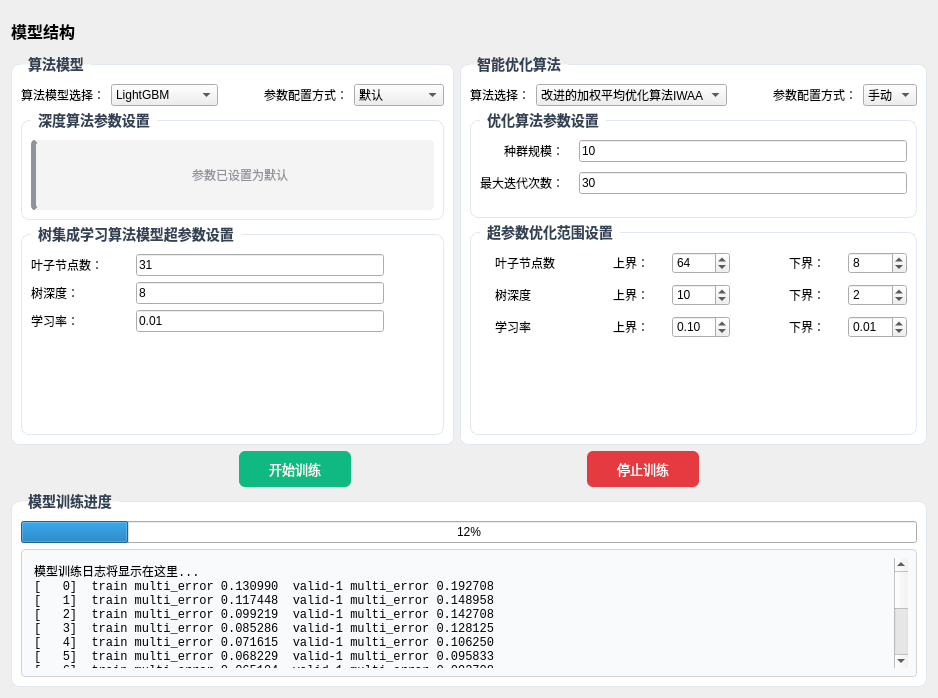
      <widget class="QWidget" name="page_feature_scaling">
       <property name="styleSheet">
        <string notr="true">QWidget#page_feature_scaling {
    background-color: #f7f9fc;
}
/* 模型结构标题栏 */
QWidget#widget_model_title {
    background-color: #f59e0b; /* 橙色标题栏 */
    padding: 10px 15px;
}
QLabel#label_model_structure_title {
    font-size: 16px;
    font-weight: bold;
    color: black;
}
/* 模型结构内容框 */
QWidget#widget_model_content {
    background-color: #ffffff;
    border: 1px solid #e5e7eb;
    border-top: none;
    padding: 15px;
}
QTextEdit#textEdit_model_structure {
    background-color: #f9fafb;
    border: 1px solid #d1d5db;
    border-radius: 4px;
    font-family: Consolas, monospace;
    font-size: 12px;
    padding: 8px;
    line-height: 1.5;
}
/* 诊断结果标题栏 */
QWidget#widget_diagnosis_title {
    background-color: #10b981; /* 绿色标题栏 */
    padding: 10px 15px;
    margin-top: 15px;
}
QLabel#label_diagnosis_title {
    font-size: 16px;
    font-weight: bold;
    color: white;
}
/* 诊断结果内容框 */
QWidget#widget_diagnosis_content {
    background-color: #ffffff;
    border: 1px solid #e5e7eb;
    border-top: none;
    padding: 15px;
}
QLabel#label_diagnosis_result {
    font-size: 14px;
    color: #1f2937;
    padding: 8px;
    background-color: #f9fafb;
    border: 1px solid #d1d5db;
    border-radius: 4px;
    min-height: 40px;
}
/* 按钮样式 */
QPushButton {
    background-color: #3b82f6;
    color: white;
    border: none;
    border-radius: 6px;
    padding: 8px 16px;
    font-size: 13px;
}
QPushButton:hover {
    background-color: #2563eb;
}
QPushButton#btn_refresh_result {
    background-color: #f59e0b;
}
QPushButton#btn_export_result {
    background-color: #10b981;
}

QPushButton#btn_stop3{
background-color: #E53A40;
color: white;
border: none;
border-radius: 6px;
padding: 8px 30px;
font-size: 13px;
}

QPushButton#btn_start3 {
background-color: #10b981;
color: white;
border: none;
border-radius: 6px;
padding: 8px 30px;
font-size: 13px;
}

/* 1. 主体设置 */
QGroupBox#groupBox_table_l,
QGroupBox#groupBox_table_r,
QGroupBox#groupBox,
 QGroupBox#groupBox_1,
QGroupBox#groupBox_2,
QGroupBox#groupBox_3,
QGroupBox#groupBox_4{
    background-color: #ffffff;
    border: 1px solid #e2e8f0;
    border-radius: 8px;
    
    /* 关键修改：增加顶部间距（通常 20-25px 比较合适） */
    margin-top: 8px; 
    
    font-size: 14px;
    font-weight: bold;
    color: #334155;
    
    /* 增加内部边距，防止内部的灰色 Label 顶到边框 */
    padding-top: 10px; 
}

/* 2. 标题定位设置（必须添加） */
QGroupBox::title {
    /* subcontrol-origin 设为 margin，标题才会乖乖呆在上面留出的 20px 空间里 */
    subcontrol-origin: margin;
    subcontrol-position: top left; /* 标题居左上 */
    left: 10px;                    /* 距离左边 10 像素 */
    padding: 0 5px;                /* 标题文字左右留点白，防止碰到横线 */
}</string>
       </property>
       <layout class="QVBoxLayout" name="verticalLayout_11" stretch="1,10,1,5">
        <item>
         <layout class="QHBoxLayout" name="horizontalLayout_model_title">
          <property name="margin" stdset="0">
           <number>0</number>
          </property>
          <item>
           <widget class="QLabel" name="label_model_structure_title">
            <property name="text">
             <string>模型结构</string>
            </property>
           </widget>
          </item>
          <item>
           <spacer name="horizontalSpacer_model_title">
            <property name="orientation">
             <enum>Qt::Orientation::Horizontal</enum>
            </property>
            <property name="sizeHint" stdset="0">
             <size>
              <width>40</width>
              <height>20</height>
             </size>
            </property>
           </spacer>
          </item>
         </layout>
        </item>
        <item>
         <layout class="QHBoxLayout" name="horizontalLayout_4">
          <item>
           <widget class="QGroupBox" name="groupBox_table_l">
            <property name="font">
             <font>
              <pointsize>-1</pointsize>
              <bold>true</bold>
             </font>
            </property>
            <property name="title">
             <string>算法模型</string>
            </property>
            <layout class="QVBoxLayout" name="verticalLayout_9" stretch="1,1,2">
             <item>
              <layout class="QHBoxLayout" name="horizontalLayout_upload_ctrl_7" stretch="1,2,1,1,2">
               <item>
                <widget class="QLabel" name="label_page_size_7">
                 <property name="text">
                  <string>算法模型选择：</string>
                 </property>
                </widget>
               </item>
               <item>
                <widget class="QComboBox" name="cbx_layer_type_12">
                 <property name="editable">
                  <bool>false</bool>
                 </property>
                 <property name="currentText">
                  <string>LightGBM</string>
                 </property>
                 <item>
                  <property name="text">
                   <string>LightGBM</string>
                  </property>
                 </item>
                 <item>
                  <property name="text">
                   <string>XGBoost</string>
                  </property>
                 </item>
                 <item>
                  <property name="text">
                   <string>CNN_BiLSTM</string>
                  </property>
                 </item>
                </widget>
               </item>
               <item>
                <spacer name="horizontalSpacer_upload_7">
                 <property name="orientation">
                  <enum>Qt::Orientation::Horizontal</enum>
                 </property>
                 <property name="sizeHint" stdset="0">
                  <size>
                   <width>40</width>
                   <height>20</height>
                  </size>
                 </property>
                </spacer>
               </item>
               <item>
                <widget class="QLabel" name="label_search_7">
                 <property name="text">
                  <string>参数配置方式：</string>
                 </property>
                </widget>
               </item>
               <item>
                <widget class="QComboBox" name="cbx_layer_type_13">
                 <property name="editable">
                  <bool>false</bool>
                 </property>
                 <property name="currentText">
                  <string>默认</string>
                 </property>
                 <item>
                  <property name="text">
                   <string>默认</string>
                  </property>
                 </item>
                 <item>
                  <property name="text">
                   <string>超参数寻优</string>
                  </property>
                 </item>
                </widget>
               </item>
              </layout>
             </item>
             <item>
              <widget class="QGroupBox" name="groupBox_1">
               <property name="title">
                <string>深度算法参数设置</string>
               </property>
               <layout class="QVBoxLayout" name="verticalLayout_12">
                <item>
                 <widget class="QLabel" name="label_2">
                  <property name="minimumSize">
                   <size>
                    <width>0</width>
                    <height>70</height>
                   </size>
                  </property>
                  <property name="maximumSize">
                   <size>
                    <width>1000000</width>
                    <height>1000000</height>
                   </size>
                  </property>
                  <property name="styleSheet">
                   <string notr="true">QLabel {
    background-color: #f4f4f5; 
    color: #909399;
    border-left: 5px solid #909399; /* 左侧加一条深灰色的竖线，增加设计感 */
    border-radius: 4px;
    padding-left: 10px;
}</string>
                  </property>
                  <property name="text">
                   <string>参数已设置为默认</string>
                  </property>
                  <property name="alignment">
                   <set>Qt::AlignmentFlag::AlignCenter</set>
                  </property>
                 </widget>
                </item>
               </layout>
              </widget>
             </item>
             <item>
              <widget class="QGroupBox" name="groupBox_2">
               <property name="minimumSize">
                <size>
                 <width>0</width>
                 <height>100</height>
                </size>
               </property>
               <property name="title">
                <string>树集成学习算法模型超参数设置</string>
               </property>
               <layout class="QVBoxLayout" name="verticalLayout_13" stretch="2,2,2,3">
                <item>
                 <layout class="QHBoxLayout" name="horizontalLayout_2" stretch="2,5,1">
                  <item>
                   <widget class="QLabel" name="label_neuron_num_11">
                    <property name="text">
                     <string>叶子节点数：</string>
                    </property>
                   </widget>
                  </item>
                  <item>
                   <widget class="QLineEdit" name="le_neuron_num_11">
                    <property name="text">
                     <string>31</string>
                    </property>
                    <property name="maxLength">
                     <number>4</number>
                    </property>
                   </widget>
                  </item>
                  <item>
                   <spacer name="horizontalSpacer_upload_11">
                    <property name="orientation">
                     <enum>Qt::Orientation::Horizontal</enum>
                    </property>
                    <property name="sizeHint" stdset="0">
                     <size>
                      <width>40</width>
                      <height>20</height>
                     </size>
                    </property>
                   </spacer>
                  </item>
                 </layout>
                </item>
                <item>
                 <layout class="QHBoxLayout" name="horizontalLayout_5" stretch="2,5,1">
                  <item>
                   <widget class="QLabel" name="label_neuron_num_13">
                    <property name="text">
                     <string>树深度：</string>
                    </property>
                   </widget>
                  </item>
                  <item>
                   <widget class="QLineEdit" name="le_neuron_num_13">
                    <property name="text">
                     <string>8</string>
                    </property>
                    <property name="maxLength">
                     <number>4</number>
                    </property>
                   </widget>
                  </item>
                  <item>
                   <spacer name="horizontalSpacer_upload_13">
                    <property name="orientation">
                     <enum>Qt::Orientation::Horizontal</enum>
                    </property>
                    <property name="sizeHint" stdset="0">
                     <size>
                      <width>40</width>
                      <height>20</height>
                     </size>
                    </property>
                   </spacer>
                  </item>
                 </layout>
                </item>
                <item>
                 <layout class="QHBoxLayout" name="horizontalLayout_6" stretch="2,5,1">
                  <item>
                   <widget class="QLabel" name="label_neuron_num_12">
                    <property name="text">
                     <string>学习率：</string>
                    </property>
                   </widget>
                  </item>
                  <item>
                   <widget class="QLineEdit" name="le_neuron_num_12">
                    <property name="text">
                     <string>0.01</string>
                    </property>
                    <property name="maxLength">
                     <number>4</number>
                    </property>
                   </widget>
                  </item>
                  <item>
                   <spacer name="horizontalSpacer_upload_14">
                    <property name="orientation">
                     <enum>Qt::Orientation::Horizontal</enum>
                    </property>
                    <property name="sizeHint" stdset="0">
                     <size>
                      <width>40</width>
                      <height>20</height>
                     </size>
                    </property>
                   </spacer>
                  </item>
                 </layout>
                </item>
                <item>
                 <spacer name="verticalSpacer">
                  <property name="orientation">
                   <enum>Qt::Orientation::Vertical</enum>
                  </property>
                  <property name="sizeHint" stdset="0">
                   <size>
                    <width>20</width>
                    <height>44</height>
                   </size>
                  </property>
                 </spacer>
                </item>
               </layout>
              </widget>
             </item>
            </layout>
           </widget>
          </item>
          <item>
           <widget class="QGroupBox" name="groupBox_table_r">
            <property name="font">
             <font>
              <pointsize>-1</pointsize>
              <bold>true</bold>
             </font>
            </property>
            <property name="title">
             <string>智能优化算法</string>
            </property>
            <layout class="QVBoxLayout" name="verticalLayout_10" stretch="1,1,2">
             <item>
              <layout class="QHBoxLayout" name="horizontalLayout_upload_ctrl_8" stretch="1,3,1,1,1">
               <item>
                <widget class="QLabel" name="label_page_size_8">
                 <property name="text">
                  <string>算法选择：</string>
                 </property>
                </widget>
               </item>
               <item>
                <widget class="QComboBox" name="cbx_layer_type_15">
                 <property name="editable">
                  <bool>false</bool>
                 </property>
                 <property name="currentText">
                  <string>改进的加权平均优化算法IWAA</string>
                 </property>
                 <item>
                  <property name="text">
                   <string>改进的加权平均优化算法IWAA</string>
                  </property>
                 </item>
                </widget>
               </item>
               <item>
                <spacer name="horizontalSpacer_upload_8">
                 <property name="orientation">
                  <enum>Qt::Orientation::Horizontal</enum>
                 </property>
                 <property name="sizeHint" stdset="0">
                  <size>
                   <width>40</width>
                   <height>20</height>
                  </size>
                 </property>
                </spacer>
               </item>
               <item>
                <widget class="QLabel" name="label_search_8">
                 <property name="text">
                  <string>参数配置方式：</string>
                 </property>
                </widget>
               </item>
               <item>
                <widget class="QComboBox" name="cbx_layer_type_16">
                 <property name="editable">
                  <bool>false</bool>
                 </property>
                 <property name="currentText">
                  <string>手动</string>
                 </property>
                 <item>
                  <property name="text">
                   <string>手动</string>
                  </property>
                 </item>
                 <item>
                  <property name="text">
                   <string>默认</string>
                  </property>
                 </item>
                </widget>
               </item>
              </layout>
             </item>
             <item>
              <widget class="QGroupBox" name="groupBox_3">
               <property name="title">
                <string>优化算法参数设置</string>
               </property>
               <layout class="QFormLayout" name="formLayout_hidden_13">
                <property name="labelAlignment">
                 <set>Qt::AlignmentFlag::AlignRight|Qt::AlignmentFlag::AlignTrailing|Qt::AlignmentFlag::AlignVCenter</set>
                </property>
                <property name="formAlignment">
                 <set>Qt::AlignmentFlag::AlignLeading|Qt::AlignmentFlag::AlignLeft|Qt::AlignmentFlag::AlignTop</set>
                </property>
                <property name="horizontalSpacing">
                 <number>15</number>
                </property>
                <property name="verticalSpacing">
                 <number>10</number>
                </property>
                <item row="0" column="0">
                 <widget class="QLabel" name="label_layer_type_10">
                  <property name="text">
                   <string>种群规模：</string>
                  </property>
                 </widget>
                </item>
                <item row="1" column="0">
                 <widget class="QLabel" name="label_neuron_num_10">
                  <property name="text">
                   <string>最大迭代次数：</string>
                  </property>
                 </widget>
                </item>
                <item row="1" column="1">
                 <widget class="QLineEdit" name="le_neuron_num_10">
                  <property name="enabled">
                   <bool>true</bool>
                  </property>
                  <property name="text">
                   <string>30</string>
                  </property>
                  <property name="maxLength">
                   <number>4</number>
                  </property>
                 </widget>
                </item>
                <item row="0" column="1">
                 <widget class="QLineEdit" name="le_neuron_num_14">
                  <property name="enabled">
                   <bool>true</bool>
                  </property>
                  <property name="text">
                   <string>10</string>
                  </property>
                  <property name="maxLength">
                   <number>4</number>
                  </property>
                 </widget>
                </item>
               </layout>
              </widget>
             </item>
             <item>
              <widget class="QGroupBox" name="groupBox_4">
               <property name="title">
                <string>超参数优化范围设置</string>
               </property>
               <layout class="QFormLayout" name="formLayout_hidden_12">
                <property name="labelAlignment">
                 <set>Qt::AlignmentFlag::AlignRight|Qt::AlignmentFlag::AlignTrailing|Qt::AlignmentFlag::AlignVCenter</set>
                </property>
                <property name="formAlignment">
                 <set>Qt::AlignmentFlag::AlignLeading|Qt::AlignmentFlag::AlignLeft|Qt::AlignmentFlag::AlignTop</set>
                </property>
                <property name="horizontalSpacing">
                 <number>15</number>
                </property>
                <property name="verticalSpacing">
                 <number>10</number>
                </property>
                <item row="0" column="1">
                 <layout class="QHBoxLayout" name="horizontalLayout_upload_ctrl_9" stretch="2,1,1,1,1,1">
                  <item>
                   <widget class="QLabel" name="label_page_size_9">
                    <property name="text">
                     <string>叶子节点数</string>
                    </property>
                   </widget>
                  </item>
                  <item>
                   <widget class="QLabel" name="label_page_size_10">
                    <property name="text">
                     <string>上界：</string>
                    </property>
                   </widget>
                  </item>
                  <item>
                   <widget class="QSpinBox" name="spinBox">
                    <property name="value">
                     <number>64</number>
                    </property>
                   </widget>
                  </item>
                  <item>
                   <spacer name="horizontalSpacer_upload_9">
                    <property name="orientation">
                     <enum>Qt::Orientation::Horizontal</enum>
                    </property>
                    <property name="sizeHint" stdset="0">
                     <size>
                      <width>40</width>
                      <height>20</height>
                     </size>
                    </property>
                   </spacer>
                  </item>
                  <item>
                   <widget class="QLabel" name="label_search_9">
                    <property name="text">
                     <string>下界：</string>
                    </property>
                   </widget>
                  </item>
                  <item>
                   <widget class="QSpinBox" name="spinBox_2">
                    <property name="value">
                     <number>8</number>
                    </property>
                   </widget>
                  </item>
                 </layout>
                </item>
                <item row="1" column="1">
                 <layout class="QHBoxLayout" name="horizontalLayout_upload_ctrl_10" stretch="2,1,1,1,1,1">
                  <item>
                   <widget class="QLabel" name="label_page_size_11">
                    <property name="text">
                     <string>树深度</string>
                    </property>
                   </widget>
                  </item>
                  <item>
                   <widget class="QLabel" name="label_page_size_12">
                    <property name="text">
                     <string>上界：</string>
                    </property>
                   </widget>
                  </item>
                  <item>
                   <widget class="QSpinBox" name="spinBox_3">
                    <property name="value">
                     <number>10</number>
                    </property>
                   </widget>
                  </item>
                  <item>
                   <spacer name="horizontalSpacer_upload_10">
                    <property name="orientation">
                     <enum>Qt::Orientation::Horizontal</enum>
                    </property>
                    <property name="sizeHint" stdset="0">
                     <size>
                      <width>40</width>
                      <height>20</height>
                     </size>
                    </property>
                   </spacer>
                  </item>
                  <item>
                   <widget class="QLabel" name="label_search_10">
                    <property name="text">
                     <string>下界：</string>
                    </property>
                   </widget>
                  </item>
                  <item>
                   <widget class="QSpinBox" name="spinBox_4">
                    <property name="value">
                     <number>2</number>
                    </property>
                   </widget>
                  </item>
                 </layout>
                </item>
                <item row="2" column="1">
                 <layout class="QHBoxLayout" name="horizontalLayout_upload_ctrl_12" stretch="2,1,1,1,1,1">
                  <item>
                   <widget class="QLabel" name="label_page_size_15">
                    <property name="text">
                     <string>学习率</string>
                    </property>
                   </widget>
                  </item>
                  <item>
                   <widget class="QLabel" name="label_page_size_16">
                    <property name="text">
                     <string>上界：</string>
                    </property>
                   </widget>
                  </item>
                  <item>
                   <widget class="QDoubleSpinBox" name="doubleSpinBox_3">
                    <property name="value">
                     <double>0.100000000000000</double>
                    </property>
                   </widget>
                  </item>
                  <item>
                   <spacer name="horizontalSpacer_upload_12">
                    <property name="orientation">
                     <enum>Qt::Orientation::Horizontal</enum>
                    </property>
                    <property name="sizeHint" stdset="0">
                     <size>
                      <width>40</width>
                      <height>20</height>
                     </size>
                    </property>
                   </spacer>
                  </item>
                  <item>
                   <widget class="QLabel" name="label_search_12">
                    <property name="text">
                     <string>下界：</string>
                    </property>
                   </widget>
                  </item>
                  <item>
                   <widget class="QDoubleSpinBox" name="doubleSpinBox_2">
                    <property name="value">
                     <double>0.010000000000000</double>
                    </property>
                   </widget>
                  </item>
                 </layout>
                </item>
               </layout>
              </widget>
             </item>
            </layout>
           </widget>
          </item>
         </layout>
        </item>
        <item>
         <layout class="QHBoxLayout" name="horizontalLayout_Page_7">
          <property name="spacing">
           <number>8</number>
          </property>
          <property name="leftMargin">
           <number>0</number>
          </property>
          <property name="topMargin">
           <number>0</number>
          </property>
          <property name="rightMargin">
           <number>0</number>
          </property>
          <property name="bottomMargin">
           <number>0</number>
          </property>
          <item>
           <spacer name="horizontalSpacer_page_13">
            <property name="orientation">
             <enum>Qt::Orientation::Horizontal</enum>
            </property>
            <property name="sizeHint" stdset="0">
             <size>
              <width>40</width>
              <height>20</height>
             </size>
            </property>
           </spacer>
          </item>
          <item>
           <widget class="QPushButton" name="btn_start3">
            <property name="enabled">
             <bool>true</bool>
            </property>
            <property name="text">
             <string>开始训练</string>
            </property>
            <property name="autoDefault">
             <bool>false</bool>
            </property>
            <property name="default">
             <bool>false</bool>
            </property>
           </widget>
          </item>
          <item>
           <spacer name="horizontalSpacer_page_14">
            <property name="orientation">
             <enum>Qt::Orientation::Horizontal</enum>
            </property>
            <property name="sizeHint" stdset="0">
             <size>
              <width>40</width>
              <height>20</height>
             </size>
            </property>
           </spacer>
          </item>
          <item>
           <widget class="QPushButton" name="btn_stop3">
            <property name="enabled">
             <bool>true</bool>
            </property>
            <property name="text">
             <string>停止训练</string>
            </property>
           </widget>
          </item>
          <item>
           <spacer name="horizontalSpacer_page_15">
            <property name="orientation">
             <enum>Qt::Orientation::Horizontal</enum>
            </property>
            <property name="sizeHint" stdset="0">
             <size>
              <width>40</width>
              <height>20</height>
             </size>
            </property>
           </spacer>
          </item>
         </layout>
        </item>
        <item>
         <widget class="QGroupBox" name="groupBox">
          <property name="title">
           <string>模型训练进度</string>
          </property>
          <layout class="QVBoxLayout" name="verticalLayout_8">
           <item>
            <widget class="QProgressBar" name="progressBar_train_2">
             <property name="value">
              <number>12</number>
             </property>
            </widget>
           </item>
           <item>
            <widget class="QTextEdit" name="textEdit_model_structure">
             <property name="readOnly">
              <bool>true</bool>
             </property>
             <property name="html">
              <string>&lt;!DOCTYPE HTML PUBLIC &quot;-//W3C//DTD HTML 4.0//EN&quot; &quot;http://www.w3.org/TR/REC-html40/strict.dtd&quot;&gt;
&lt;html&gt;&lt;head&gt;&lt;meta name=&quot;qrichtext&quot; content=&quot;1&quot; /&gt;&lt;meta charset=&quot;utf-8&quot; /&gt;&lt;style type=&quot;text/css&quot;&gt;
p, li { white-space: pre-wrap; }
hr { height: 1px; border-width: 0; }
li.unchecked::marker { content: &quot;\2610&quot;; }
li.checked::marker { content: &quot;\2612&quot;; }
&lt;/style&gt;&lt;/head&gt;&lt;body style=&quot; font-family:'Consolas','monospace'; font-size:12px; font-weight:400; font-style:normal;&quot;&gt;
&lt;p style=&quot; margin-top:0px; margin-bottom:0px; margin-left:0px; margin-right:0px; -qt-block-indent:0; text-indent:0px;&quot;&gt;模型训练日志将显示在这里...&lt;/p&gt;
&lt;p style=&quot; margin-top:0px; margin-bottom:0px; margin-left:0px; margin-right:0px; -qt-block-indent:0; text-indent:0px;&quot;&gt;[   0]  train multi_error 0.130990  valid-1 multi_error 0.192708&lt;/p&gt;
&lt;p style=&quot; margin-top:0px; margin-bottom:0px; margin-left:0px; margin-right:0px; -qt-block-indent:0; text-indent:0px;&quot;&gt;[   1]  train multi_error 0.117448  valid-1 multi_error 0.148958&lt;/p&gt;
&lt;p style=&quot; margin-top:0px; margin-bottom:0px; margin-left:0px; margin-right:0px; -qt-block-indent:0; text-indent:0px;&quot;&gt;[   2]  train multi_error 0.099219  valid-1 multi_error 0.142708&lt;/p&gt;
&lt;p style=&quot; margin-top:0px; margin-bottom:0px; margin-left:0px; margin-right:0px; -qt-block-indent:0; text-indent:0px;&quot;&gt;[   3]  train multi_error 0.085286  valid-1 multi_error 0.128125&lt;/p&gt;
&lt;p style=&quot; margin-top:0px; margin-bottom:0px; margin-left:0px; margin-right:0px; -qt-block-indent:0; text-indent:0px;&quot;&gt;[   4]  train multi_error 0.071615  valid-1 multi_error 0.106250&lt;/p&gt;
&lt;p style=&quot; margin-top:0px; margin-bottom:0px; margin-left:0px; margin-right:0px; -qt-block-indent:0; text-indent:0px;&quot;&gt;[   5]  train multi_error 0.068229  valid-1 multi_error 0.095833&lt;/p&gt;
&lt;p style=&quot; margin-top:0px; margin-bottom:0px; margin-left:0px; margin-right:0px; -qt-block-indent:0; text-indent:0px;&quot;&gt;[   6]  train multi_error 0.065104  valid-1 multi_error 0.092708&lt;/p&gt;
&lt;p style=&quot; margin-top:0px; margin-bottom:0px; margin-left:0px; margin-right:0px; -qt-block-indent:0; text-indent:0px;&quot;&gt;[   7]  train multi_error 0.060156  valid-1 multi_error 0.102083&lt;/p&gt;
&lt;p style=&quot; margin-top:0px; margin-bottom:0px; margin-left:0px; margin-right:0px; -qt-block-indent:0; text-indent:0px;&quot;&gt;[   8]  train multi_error 0.058854  valid-1 multi_error 0.100000&lt;/p&gt;
&lt;p style=&quot; margin-top:0px; margin-bottom:0px; margin-left:0px; margin-right:0px; -qt-block-indent:0; text-indent:0px;&quot;&gt;[   9]  train multi_error 0.055469  valid-1 multi_error 0.093750&lt;/p&gt;
&lt;p style=&quot; margin-top:0px; margin-bottom:0px; margin-left:0px; margin-right:0px; -qt-block-indent:0; text-indent:0px;&quot;&gt;[  10]  train multi_error 0.054557  valid-1 multi_error 0.095833&lt;/p&gt;
&lt;p style=&quot; margin-top:0px; margin-bottom:0px; margin-left:0px; margin-right:0px; -qt-block-indent:0; text-indent:0px;&quot;&gt;[  11]  train multi_error 0.052865  valid-1 multi_error 0.094792&lt;/p&gt;
&lt;p style=&quot; margin-top:0px; margin-bottom:0px; margin-left:0px; margin-right:0px; -qt-block-indent:0; text-indent:0px;&quot;&gt;[  12]  train multi_error 0.050781  valid-1 multi_error 0.093750&lt;/p&gt;
&lt;p style=&quot; margin-top:0px; margin-bottom:0px; margin-left:0px; margin-right:0px; -qt-block-indent:0; text-indent:0px;&quot;&gt;[  13]  train multi_error 0.049479  valid-1 multi_error 0.087500&lt;/p&gt;
&lt;p style=&quot; margin-top:0px; margin-bottom:0px; margin-left:0px; margin-right:0px; -qt-block-indent:0; text-indent:0px;&quot;&gt;[  14]  train multi_error 0.048698  valid-1 multi_error 0.088542&lt;/p&gt;
&lt;p style=&quot; margin-top:0px; margin-bottom:0px; margin-left:0px; margin-right:0px; -qt-block-indent:0; text-indent:0px;&quot;&gt;[  15]  train multi_error 0.045443  valid-1 multi_error 0.087500&lt;/p&gt;&lt;/body&gt;&lt;/html&gt;</string>
             </property>
             <property name="plainText">
              <string>模型训练日志将显示在这里...
[   0]  train multi_error 0.130990  valid-1 multi_error 0.192708
[   1]  train multi_error 0.117448  valid-1 multi_error 0.148958
[   2]  train multi_error 0.099219  valid-1 multi_error 0.142708
[   3]  train multi_error 0.085286  valid-1 multi_error 0.128125
[   4]  train multi_error 0.071615  valid-1 multi_error 0.106250
[   5]  train multi_error 0.068229  valid-1 multi_error 0.095833
[   6]  train multi_error 0.065104  valid-1 multi_error 0.092708
[   7]  train multi_error 0.060156  valid-1 multi_error 0.102083
[   8]  train multi_error 0.058854  valid-1 multi_error 0.100000
[   9]  train multi_error 0.055469  valid-1 multi_error 0.093750
[  10]  train multi_error 0.054557  valid-1 multi_error 0.095833
[  11]  train multi_error 0.052865  valid-1 multi_error 0.094792
[  12]  train multi_error 0.050781  valid-1 multi_error 0.093750
[  13]  train multi_error 0.049479  valid-1 multi_error 0.087500
[  14]  train multi_error 0.048698  valid-1 multi_error 0.088542
[  15]  train multi_error 0.045443  valid-1 multi_error 0.087500</string>
             </property>
             <property name="placeholderText">
              <string>模型结构信息将显示在这里...</string>
             </property>
            </widget>
           </item>
          </layout>
         </widget>
        </item>
       </layout>
      </widget>
